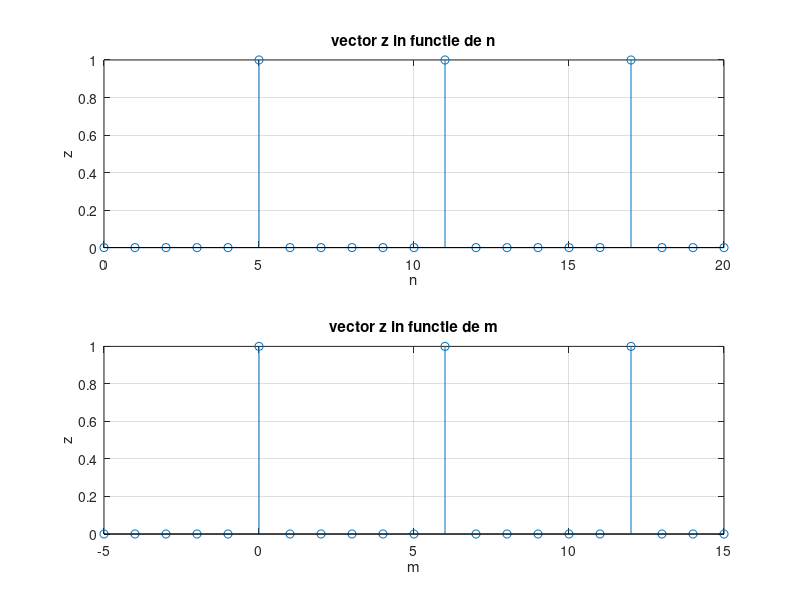
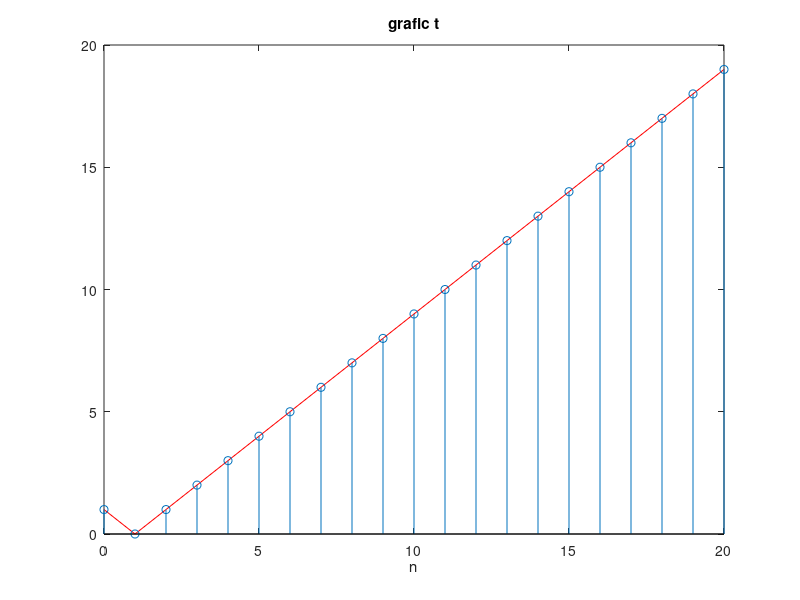
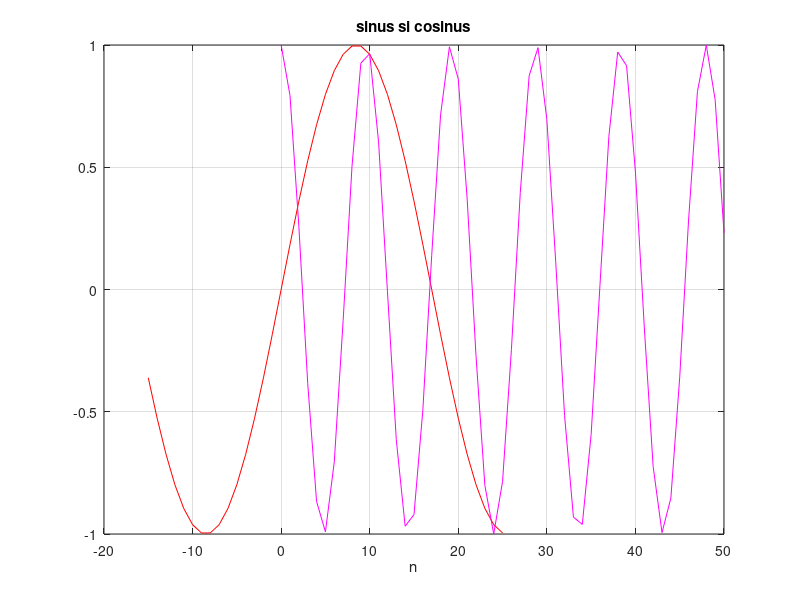
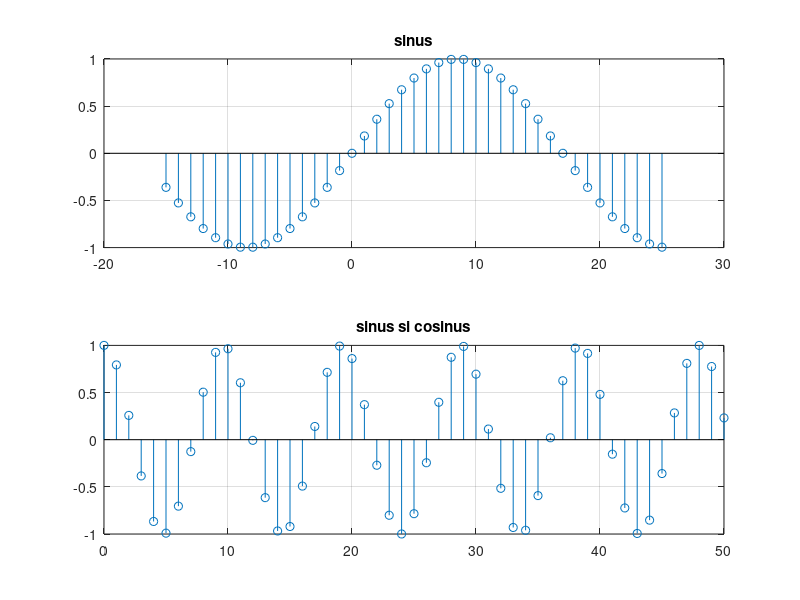

MATLAB code to generate these figures, in order:
%T1_E4_Ene_Maria-Georgiana

%punctul a

z=zeros(1,21)               %se genereaza un vector z care are 21 de elemente
z(6)=1
z(12)=1
z(18)=1
size(z)
n=0:20
size(n)
m=-5:15
size(m)
figure(1)
subplot(2,1,1),stem(n,z),title('vector z in functie de n'),grid,xlabel('n'),ylabel('z')
subplot(2,1,2),stem(m,z),title('vector z in functie de m'),grid,xlabel('m'),ylabel('z')

%punctul b
t=abs(1-n)
size(t)
n=0:20;
size(n)
figure(2)
stem(t),grid,title('grafic t'),xlabel('n')
plot(n,t,'r'),grid,title('grafic t'),xlabel('n')
hold on
stem(n,t),grid,xlabel('n')
hold off

%bunctul c

n=-15:25;
size(n)
x1=sin(pi*n/17);
size(x1)
figure(3)

plot(n,x1,'r'),title('sinus'),xlabel('n'),grid

n=0:50;
size(n)
x2=cos(pi*n/sqrt(23));
size(x2)
hold on
plot(n,x2,'m'),grid,title('cosinus'),xlabel('n'),grid
title('sinus si cosinus')
hold off
figure(4)
n=-15:25;
subplot(2,1,1),stem(n,x1),title('sinus'),grid
n=0:50;
subplot(2,1,2),stem(n,x2),title('cosinus'),grid 
title('sinus si cosinus')

